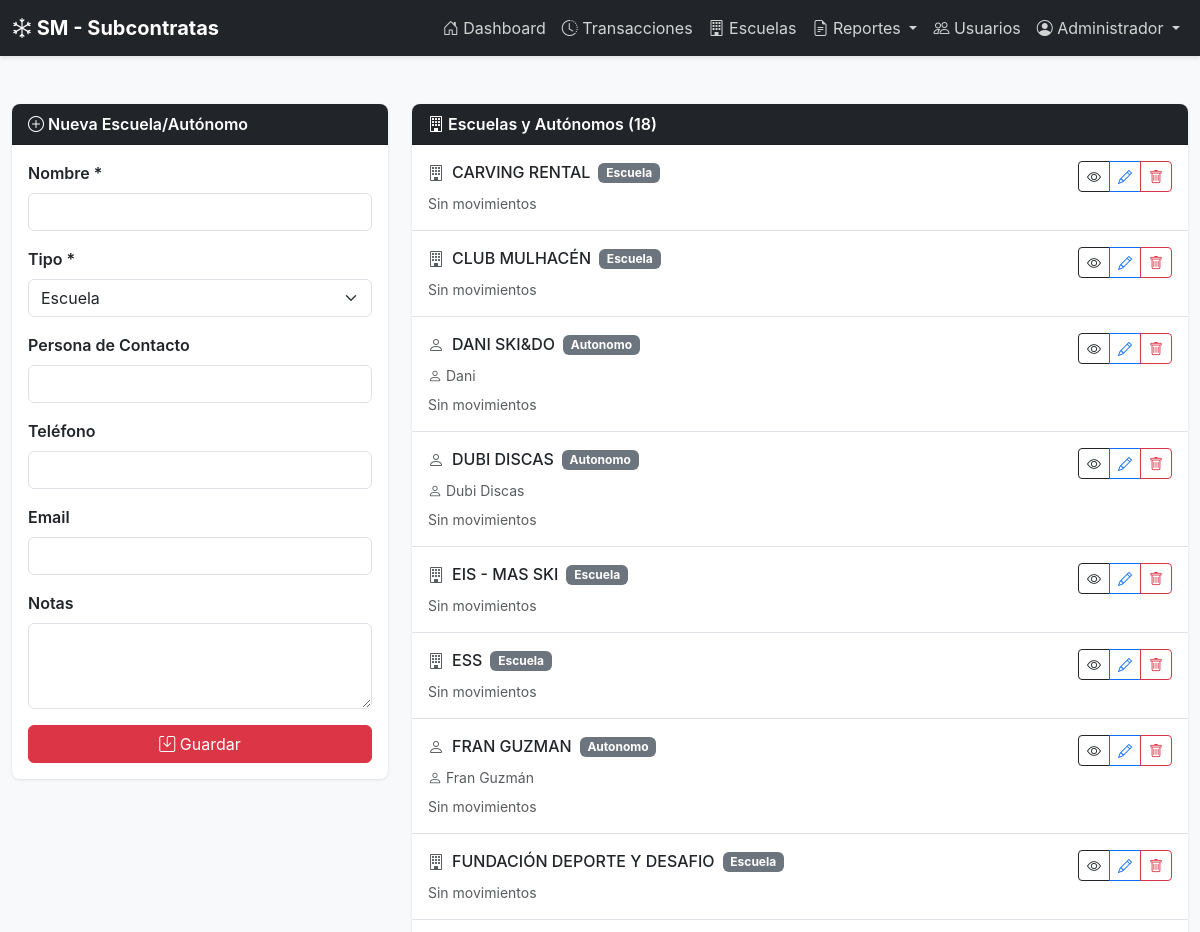
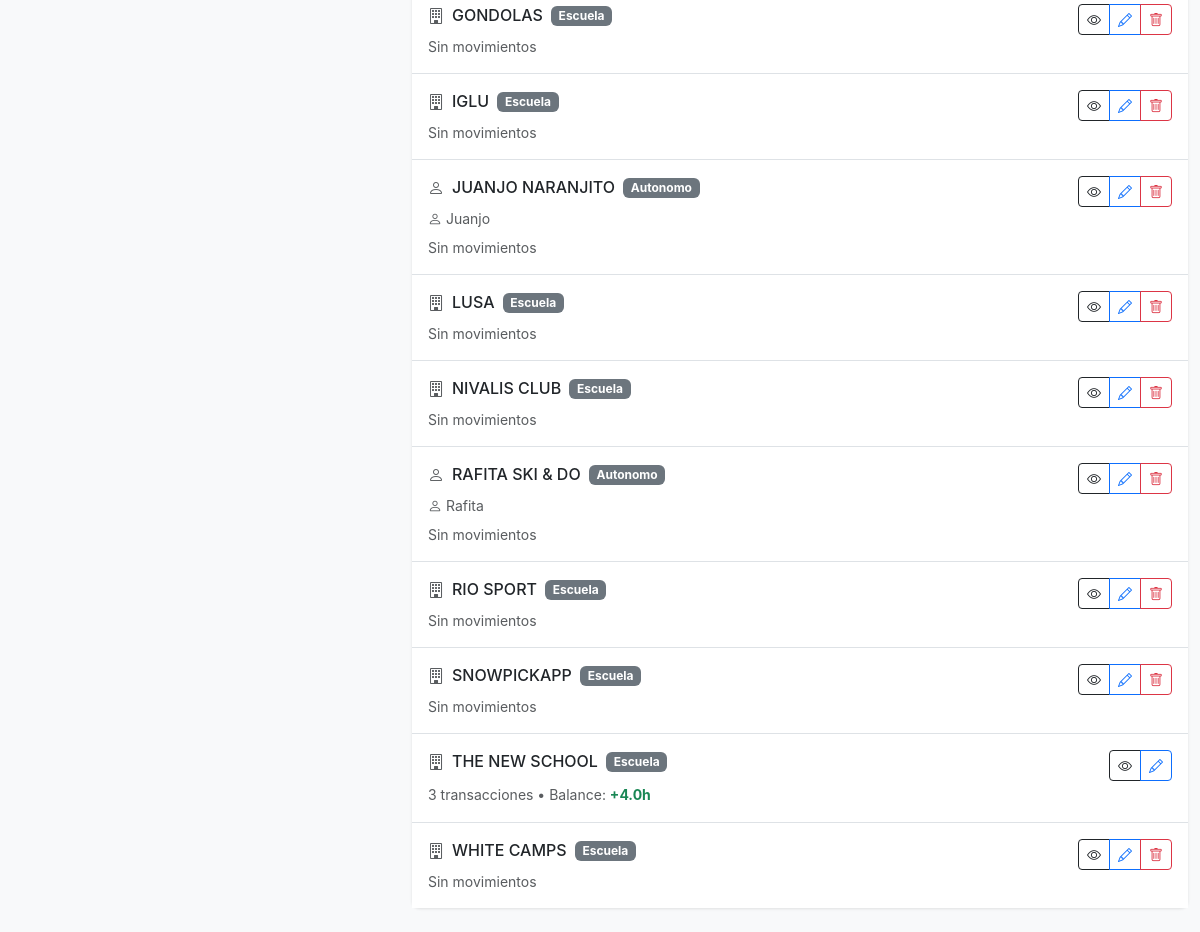
The page /contrapartes.php (signed in) on the database its author committed (2 pictures, top to bottom).
### tables this page shows
CREATE TABLE `contrapartes` (
  `id` int(11) NOT NULL,
  `nombre` varchar(200) NOT NULL,
  `tipo` enum('escuela','autonomo') DEFAULT 'escuela',
  `contacto` varchar(100) DEFAULT NULL,
  `telefono` varchar(20) DEFAULT NULL,
  `email` varchar(100) DEFAULT NULL,
  `usuario_id` int(11) DEFAULT NULL,
  `notas` text DEFAULT NULL,
  `activo` tinyint(1) DEFAULT 1,
  `fecha_creacion` timestamp NOT NULL DEFAULT current_timestamp()
);

### contrapartes.php (the view, shortened to what this page needs)
<?php
require_once 'config/database.php';
$sql = "SELECT c.*,
        COUNT(DISTINCT t.id) as total_transacciones,
        COALESCE(SUM(CASE WHEN t.tipo = 'favor' THEN t.horas ELSE 0 END), 0) as horas_favor,
        COALESCE(SUM(CASE WHEN t.tipo = 'contra' THEN t.horas ELSE 0 END), 0) as horas_contra
        FROM contrapartes c
        LEFT JOIN transacciones t ON c.id = t.contraparte_id
        WHERE c.activo = 1
        GROUP BY c.id
        ORDER BY c.nombre";
$contrapartes = $conn->query($sql);
$editando = null;
?>
<!DOCTYPE html>
<html lang="es">
<head>
    <link href="https://cdn.jsdelivr.net/npm/bootstrap@5.3.0/dist/css/bootstrap.min.css" rel="stylesheet">
    <link rel="stylesheet" href="https://cdn.jsdelivr.net/npm/bootstrap-icons@1.11.0/font/bootstrap-icons.css">
    <link rel="stylesheet" href="assets/css/style.css">
</head>
<body class="bg-light">
    <?php include 'includes/navbar.php'; ?>
    <div class="container-fluid py-4">
        <div class="row">
            <div class="col-md-4">
                <div class="card sticky-top" style="top: 20px;">
                    <div class="card-header">
                        <i class="bi bi-<?php echo $editando ? 'pencil' : 'plus-circle'; ?>"></i>
                        <?php echo $editando ? 'Editar' : 'Nueva'; ?> Escuela/Autónomo
                    </div>
                    <div class="card-body">
                        <form method="POST">
                            <div class="mb-3">
                                <label class="form-label">Nombre *</label>
                                <input type="text" name="nombre" class="form-control"
                                       value="<?php echo $editando ? htmlspecialchars($editando['nombre']) : ''; ?>" required>
                            </div>
                            <div class="mb-3">
                                <label class="form-label">Tipo *</label>
                                <select name="tipo" class="form-select" required>
                                    <option value="escuela" <?php echo ($editando && $editando['tipo'] === 'escuela') ? 'selected' : ''; ?>>Escuela</option>
                                </select>
                            </div>
                            <div class="mb-3">
                                <label class="form-label">Persona de Contacto</label>
                                <input type="text" name="contacto" class="form-control"
                                       value="<?php echo $editando ? htmlspecialchars($editando['contacto']) : ''; ?>">
                            </div>
                            <div class="mb-3">
                                <label class="form-label">Teléfono</label>
                                <input type="tel" name="telefono" class="form-control"
                                       value="<?php echo $editando ? htmlspecialchars($editando['telefono']) : ''; ?>">
                            </div>
                            <div class="mb-3">
                                <label class="form-label">Email</label>
                                <input type="email" name="email" class="form-control"
                                       value="<?php echo $editando ? htmlspecialchars($editando['email']) : ''; ?>">
                            </div>
                            <div class="mb-3">
                                <label class="form-label">Notas</label>
                                <textarea name="notas" class="form-control" rows="3"><?php echo $editando ? htmlspecialchars($editando['notas']) : ''; ?></textarea>
                            </div>
                            <div class="d-grid gap-2">
                                <button type="submit" name="guardar_contraparte" class="btn btn-danger">
                                    <i class="bi bi-save"></i> <?php echo $editando ? 'Actualizar' : 'Guardar'; ?>
                                </button>
                            </div>
                        </form>
                    </div>
                </div>
            </div>
            <div class="col-md-8">
                <div class="card">
                    <div class="card-header">
                        <i class="bi bi-building"></i> Escuelas y Autónomos (<?php echo $contrapartes->num_rows; ?>)
                    </div>
                    <div class="card-body p-0">
                        <?php if ($contrapartes->num_rows > 0): ?>
                            <div class="list-group list-group-flush">
                                <?php while ($cp = $contrapartes->fetch_assoc()):
                                    $balance = $cp['horas_favor'] - $cp['horas_contra'];
                                ?>
                                <div class="list-group-item">
                                    <div class="d-flex justify-content-between align-items-start">
                                        <div class="flex-grow-1">
                                            <div class="d-flex align-items-center gap-2 mb-2">
                                                <i class="bi bi-<?php echo $cp['tipo'] === 'escuela' ? 'building' : 'person'; ?> text-muted"></i>
                                                <h6 class="mb-0"><?php echo htmlspecialchars($cp['nombre']); ?></h6>
                                                <span class="badge bg-secondary"><?php echo ucfirst($cp['tipo']); ?></span>
                                            </div>
                                            <?php if ($cp['contacto'] || $cp['telefono'] || $cp['email']): ?>
                                                <small class="text-muted d-block">
                                                    <?php if ($cp['contacto']): ?>
                                                        <i class="bi bi-person"></i> <?php echo htmlspecialchars($cp['contacto']); ?>
                                                    <?php endif; ?>
                                                </small>
                                            <?php endif; ?>
                                            <?php if ($cp['total_transacciones'] > 0): ?>
                                                <div class="mt-2">
                                                    <small class="text-muted">
                                                        <?php echo $cp['total_transacciones']; ?> transacciones •
                                                        Balance:
                                                        <strong class="<?php echo $balance >= 0 ? 'text-success' : 'text-danger'; ?>">
                                                            <?php echo $balance >= 0 ? '+' : ''; ?><?php echo number_format($balance, 1); ?>h
                                                        </strong>
                                                    </small>
                                                </div>
                                            <?php else: ?>
                                                <small class="text-muted d-block mt-2">Sin movimientos</small>
                                            <?php endif; ?>
                                        </div>
                                        <div class="btn-group">
                                            <a href="detalle.php?id=<?php echo $cp['id']; ?>" class="btn btn-sm btn-outline-dark" title="Ver detalle">
                                                <i class="bi bi-eye"></i>
                                            </a>
                                            <a href="contrapartes.php?editar=<?php echo $cp['id']; ?>" class="btn btn-sm btn-outline-primary" title="Editar">
                                                <i class="bi bi-pencil"></i>
                                            </a>
                                            <?php if ($cp['total_transacciones'] == 0): ?>
                                                <button type="button" class="btn btn-sm btn-outline-danger"
                                                        onclick="confirmarEliminar(<?php echo $cp['id']; ?>, '<?php echo htmlspecialchars($cp['nombre']); ?>')" title="Eliminar">
                                                    <i class="bi bi-trash"></i>
                                                </button>
                                            <?php endif; ?>
                                        </div>
                                    </div>
                                </div>
                                <?php endwhile; ?>
                            </div>
                        <?php endif; ?>
                    </div>
                </div>
            </div>
        </div>
    </div>
</body>
</html>

### assets/css/style.css (style rules this page uses)
:root { --color-primary: #dc3545; --color-secondary: #6c757d; --color-dark: #212529; --color-light: #f8f9fa; --color-success: #28a745; --color-warning: #ffc107; }
body { font-family: -apple-system, BlinkMacSystemFont, "Segoe UI", Roboto, "Helvetica Neue", Arial, sans-serif; color: var(--color-dark); }
.card { border: none; border-radius: 8px; box-shadow: 0 1px 3px rgba(0,0,0,0.1); }
.card-header { background-color: var(--color-dark); color: white; font-weight: 600; border-radius: 8px 8px 0 0 !important; }
.form-label { font-weight: 600; color: var(--color-dark); margin-bottom: 0.5rem; }
.list-group-item { border-left: none; border-right: none; padding: 1rem; transition: background-color 0.2s; }
.list-group-item:first-child { border-top: none; }

### rows shown on the page
contrapartes: nombre "CARVING RENTAL", tipo "Escuela", shows "Sin movimientos"
contrapartes: nombre "CLUB MULHACÉN", tipo "Escuela", shows "Sin movimientos"
contrapartes: nombre "DANI SKI&DO", tipo "Autonomo", contacto "Dani", shows "Sin movimientos"
contrapartes: nombre "DUBI DISCAS", tipo "Autonomo", contacto "Dubi Discas", shows "Sin movimientos"
contrapartes: nombre "EIS - MAS SKI", tipo "Escuela", shows "Sin movimientos"
contrapartes: nombre "ESS", tipo "Escuela", shows "Sin movimientos"
contrapartes: nombre "FRAN GUZMAN", tipo "Autonomo", contacto "Fran Guzmán", shows "Sin movimientos"
contrapartes: nombre "FUNDACIÓN DEPORTE Y DESAFIO", tipo "Escuela", shows "Sin movimientos"
contrapartes: nombre "GONDOLAS", tipo "Escuela", shows "Sin movimientos"
contrapartes: nombre "IGLU", tipo "Escuela", shows "Sin movimientos"
contrapartes: nombre "JUANJO NARANJITO", tipo "Autonomo", contacto "Juanjo", shows "Sin movimientos"
contrapartes: nombre "LUSA", tipo "Escuela", shows "Sin movimientos"
contrapartes: nombre "NIVALIS CLUB", tipo "Escuela", shows "Sin movimientos"
contrapartes: nombre "RAFITA SKI & DO", tipo "Autonomo", contacto "Rafita", shows "Sin movimientos"
contrapartes: nombre "RIO SPORT", tipo "Escuela", shows "Sin movimientos"
contrapartes: nombre "SNOWPICKAPP", tipo "Escuela", shows "Sin movimientos"
contrapartes: nombre "THE NEW SCHOOL", tipo "Escuela", total_transacciones "3", balance "4.0"
contrapartes: nombre "WHITE CAMPS", tipo "Escuela", shows "Sin movimientos"

### other values the page prints
$_SESSION['nombre'] "Administrador"
$contrapartes->num_rows "18"
